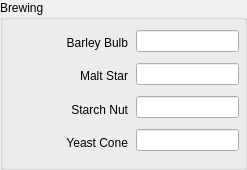
   <widget class="QGroupBox" name="brewing_group">
    <property name="geometry">
     <rect>
      <x>8</x>
      <y>233</y>
      <width>247</width>
      <height>170</height>
     </rect>
    </property>
    <property name="font">
     <font>
      <pointsize>9</pointsize>
     </font>
    </property>
    <property name="title">
     <string>Brewing</string>
    </property>
    <widget class="QWidget" name="verticalLayoutWidget_4">
     <property name="geometry">
      <rect>
       <x>19</x>
       <y>29</y>
       <width>109</width>
       <height>127</height>
      </rect>
     </property>
     <layout class="QVBoxLayout" name="verticalLayout_4">
      <item>
       <widget class="QLabel" name="barley_label">
        <property name="font">
         <font>
          <family>MS Shell Dlg 2</family>
          <pointsize>9</pointsize>
          <weight>50</weight>
          <bold>false</bold>
          <kerning>true</kerning>
         </font>
        </property>
        <property name="text">
         <string>Barley Bulb</string>
        </property>
        <property name="textFormat">
         <enum>Qt::PlainText</enum>
        </property>
        <property name="alignment">
         <set>Qt::AlignRight|Qt::AlignVCenter|Qt::AlignTrailing</set>
        </property>
        <property name="margin">
         <number>0</number>
        </property>
       </widget>
      </item>
      <item>
       <widget class="QLabel" name="malt_label">
        <property name="font">
         <font>
          <family>MS Shell Dlg 2</family>
          <pointsize>9</pointsize>
          <weight>50</weight>
          <bold>false</bold>
          <kerning>true</kerning>
         </font>
        </property>
        <property name="text">
         <string>Malt Star</string>
        </property>
        <property name="textFormat">
         <enum>Qt::PlainText</enum>
        </property>
        <property name="alignment">
         <set>Qt::AlignRight|Qt::AlignVCenter|Qt::AlignTrailing</set>
        </property>
        <property name="margin">
         <number>0</number>
        </property>
       </widget>
      </item>
      <item>
       <widget class="QLabel" name="starch_label">
        <property name="font">
         <font>
          <family>MS Shell Dlg 2</family>
          <pointsize>9</pointsize>
          <weight>50</weight>
          <bold>false</bold>
          <kerning>true</kerning>
         </font>
        </property>
        <property name="text">
         <string>Starch Nut</string>
        </property>
        <property name="textFormat">
         <enum>Qt::PlainText</enum>
        </property>
        <property name="alignment">
         <set>Qt::AlignRight|Qt::AlignVCenter|Qt::AlignTrailing</set>
        </property>
        <property name="margin">
         <number>0</number>
        </property>
       </widget>
      </item>
      <item>
       <widget class="QLabel" name="yeast_label">
        <property name="font">
         <font>
          <family>MS Shell Dlg 2</family>
          <pointsize>9</pointsize>
          <weight>50</weight>
          <bold>false</bold>
          <kerning>true</kerning>
         </font>
        </property>
        <property name="text">
         <string>Yeast Cone</string>
        </property>
        <property name="textFormat">
         <enum>Qt::PlainText</enum>
        </property>
        <property name="alignment">
         <set>Qt::AlignRight|Qt::AlignVCenter|Qt::AlignTrailing</set>
        </property>
        <property name="margin">
         <number>0</number>
        </property>
       </widget>
      </item>
     </layout>
    </widget>
    <widget class="QLineEdit" name="barley_text">
     <property name="geometry">
      <rect>
       <x>136</x>
       <y>30</y>
       <width>103</width>
       <height>22</height>
      </rect>
     </property>
     <property name="font">
      <font>
       <pointsize>9</pointsize>
      </font>
     </property>
     <property name="inputMethodHints">
      <set>Qt::ImhDigitsOnly</set>
     </property>
    </widget>
    <widget class="QLineEdit" name="malt_text">
     <property name="geometry">
      <rect>
       <x>136</x>
       <y>63</y>
       <width>103</width>
       <height>22</height>
      </rect>
     </property>
     <property name="font">
      <font>
       <pointsize>9</pointsize>
      </font>
     </property>
     <property name="inputMethodHints">
      <set>Qt::ImhDigitsOnly</set>
     </property>
    </widget>
    <widget class="QLineEdit" name="starch_text">
     <property name="geometry">
      <rect>
       <x>136</x>
       <y>96</y>
       <width>103</width>
       <height>22</height>
      </rect>
     </property>
     <property name="font">
      <font>
       <pointsize>9</pointsize>
      </font>
     </property>
     <property name="inputMethodHints">
      <set>Qt::ImhDigitsOnly</set>
     </property>
    </widget>
    <widget class="QLineEdit" name="yeast_text">
     <property name="geometry">
      <rect>
       <x>136</x>
       <y>129</y>
       <width>103</width>
       <height>22</height>
      </rect>
     </property>
     <property name="font">
      <font>
       <pointsize>9</pointsize>
      </font>
     </property>
     <property name="inputMethodHints">
      <set>Qt::ImhDigitsOnly</set>
     </property>
    </widget>
   </widget>
